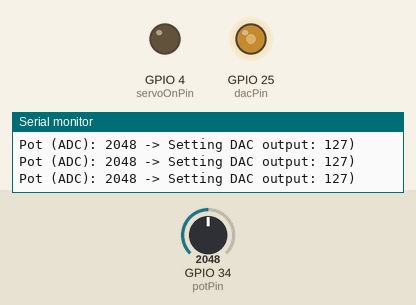
The sketch below on a simulated ESP32-S2. On the bench: output pins drawn as LEDs (lit = HIGH), the last lines printed to the serial monitor. Inputs (shaded band) come from the test bench; at power-on: GPIO 34 (potPin) = 2048.

Above: at 3.7 s.
3.8 s: GPIO 34 (potPin) set to 2866
At 5.0 s:
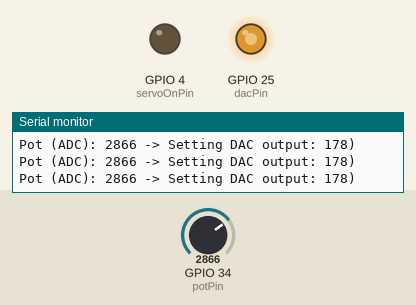
5.3 s: GPIO 34 (potPin) set to 3603
At 5.6 s:
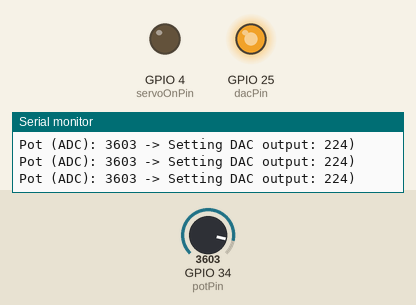
6.8 s: GPIO 34 (potPin) set to 491
At 7.2 s:
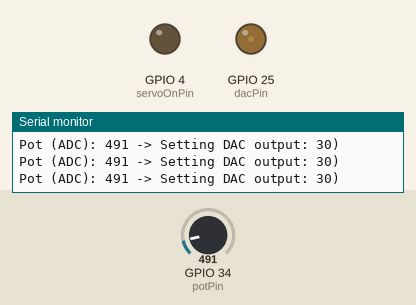
8.3 s: GPIO 34 (potPin) set to 2047
At 8.8 s:
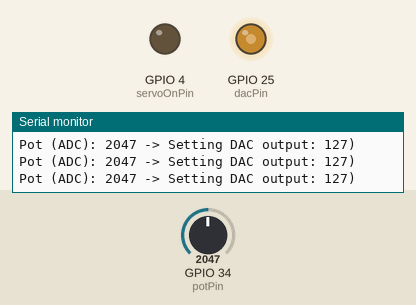
Timing chart, 0 to 10.8 s (numbered marks = the images above; inputs shaded):
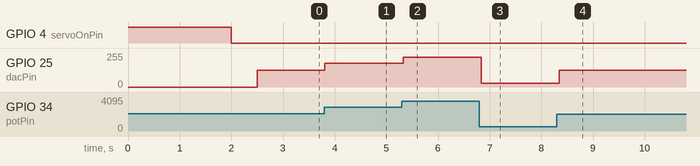

The sketch:

CableMachineWithA6Servo.ino
```cpp
// C03.40 = 1 AI1 analog reference


#include <driver/dac.h>

// --- New ---
// Define the ADC pin for the potentiometer
// GPIO 34 is a good choice as it's ADC1_CH6 and input-only
const int potPin = 34;
// --- End New ---


// // Pins for LOLIN S2 Mini
// const int dacPin = 17; // DAC Channel 1 is GPIO17 on ESP32-S2
// const dac_channel_t dacChannel = DAC_CHANNEL_1; // Use DAC_CHANNEL_1 enum

const int dacPin = 25; // DAC Channel 1 is GPIO25 on standard ESP32
const dac_channel_t dacChannel = DAC_CHANNEL_1; // Use DAC_CHANNEL_1 enum

const int servoOnPin = 4; // Using GPIO4 for S-ON
#define PI_FL32         3.1415926535897932384626433832795f

void setup() {
  Serial.begin(115200);
  pinMode(servoOnPin, OUTPUT);
  digitalWrite(servoOnPin, HIGH); // Start with Servo OFF (S-ON inactive)

  // Configure DAC
  dac_output_enable(dacChannel);
  dac_output_voltage(dacChannel, 0); // Set initial torque reference to 0V (DAC value 0)

  // --- New ---
  // Set the potentiometer pin as an input
  pinMode(potPin, INPUT);
  Serial.println("ADC and DAC Setup Complete. Potentiometer connected to GPIO 34?");
  // --- End New ---

  delay(2000); // Wait a bit

  // --- Example: Enable Servo and command ~1V (approx 10% torque if 10V=100%) ---
  // Note: Your comment says "S-ON HIGH" but code sets it LOW to activate
  Serial.println("Enabling Servo (S-ON LOW)");
  digitalWrite(servoOnPin, LOW); // Activate S-ON
  delay(500); // Allow time for drive to enable
}

void loop() {

  // --- Replaced Sine Wave Calculation ---
  // long timeNowMillis = millis();
  // float seconds_fl32 = timeNowMillis / 1000.0f;
  // float f_Hz_fl32 = 0.2f;

  // float amplitude = 100.0f * fabsf( sinf( 2.0f * PI_FL32 * f_Hz_fl32 * seconds_fl32 ) );

  // amplitude = constrain(amplitude, 0.0f, 255.0f);


  // 1. Read the potentiometer value.
  // On ESP32, analogRead() returns a 12-bit value (0 to 4095)
  int potValue = analogRead(potPin);

  // 2. Map the 12-bit ADC range (0-4095) to the 8-bit DAC range (0-255)
  int dacValue = map(potValue, 0, 4095, 0, 255);

  // 3. Constrain the value just in case of ADC noise (optional but good practice)
  dacValue = constrain(dacValue, 0, 255);

  // --- End of Replaced Section ---


  // // --- Example: Enable Servo and command ~1V (approx 10% torque if 10V=100%) ---
  // Serial.println("Enabling Servo (S-ON HIGH)");
  // digitalWrite(servoOnPin, LOW); // Activate S-ON
  // delay(500); // Allow time for drive to enable

  // Calculate DAC value for desired voltage (approx 1V)
  // DAC is 8-bit (0-255), output is ~0V to 3.3V
  // int dacValue = (int)((1.0 / 3.3) * 255);

  // This value is now controlled by the potentiometer mapping above
  // int dacValue = (int)amplitude;

  // --- Modified Serial Print ---
  Serial.print("Pot (ADC): ");
  Serial.print(potValue);
  Serial.print(" -> Setting DAC output: ");
  Serial.print(dacValue);
  Serial.println(")");
  // --- End Modified Serial Print ---

  dac_output_voltage(dacChannel, dacValue);

  delay(50); // Poll the potentiometer every 50ms

  // // --- Example: Ramp down torque and disable servo ---
  // Serial.println("Ramping down torque");
  // for (int val = dacValue; val >= 0; val--) {
  //   dac_output_voltage(dacChannel, val);
  //   delay(10);
  // }

  // Serial.println("Disabling Servo (S-ON LOW)");
  // digitalWrite(servoOnPin, HIGH); // Deactivate S-ON
  // delay(1000); // Wait

  // // --- Loop break or add other commands ---
  // while (true) { // Stop after one cycle for this example
  //    delay(1000);
  // }

  // error and alarm codes on page 213
}
```

Measured:
- after the input at 3.8 s, GPIO 25 (dacPin): 127/255 → 178/255 at once
- after the input at 5.3 s, GPIO 25 (dacPin): 178/255 → 224/255 at once
- after the input at 6.8 s, GPIO 25 (dacPin): 224/255 → 30/255 at once
- after the input at 8.3 s, GPIO 25 (dacPin): 30/255 → 127/255 after 0.05 s
